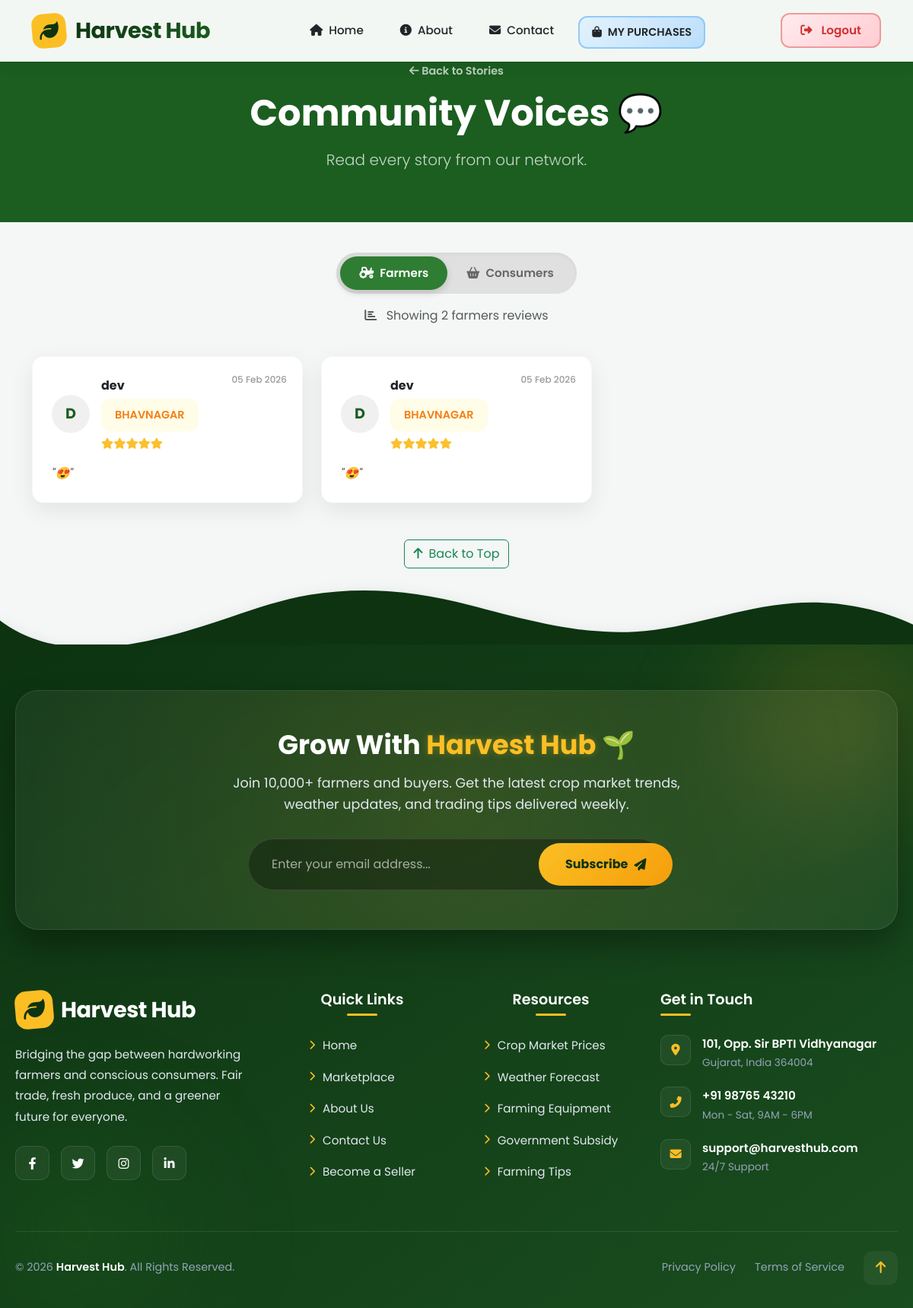
The app's page /all_feedback.php (signed in) with its own data.
### tables this page shows
CREATE TABLE `feedbacks` (
  `id` int(11) NOT NULL,
  `name` varchar(100) NOT NULL,
  `role` enum('farmer','consumer') NOT NULL,
  `location` varchar(100) NOT NULL,
  `rating` int(11) NOT NULL,
  `review` text NOT NULL,
  `created_at` timestamp NOT NULL DEFAULT current_timestamp()
);

### all_feedback.php (the view, shortened to what this page needs)
<?php
include "php/db.php";
$active_tab = isset($_GET['tab']) && $_GET['tab'] == 'consumers' ? 'consumers' : 'farmers';
$role_query = ($active_tab == 'farmers') ? 'farmer' : 'consumer';
$sql = "SELECT * FROM feedbacks WHERE role='$role_query' ORDER BY id DESC";
$result = mysqli_query($conn, $sql);
$total_reviews = mysqli_num_rows($result);
function renderStars($rating)
{
   $stars = "";
   for ($i = 0; $i < $rating; $i++) {
      $stars .= '<i class="fas fa-star"></i>';
   }
   for ($i = $rating; $i < 5; $i++) {
      $stars .= '<i class="far fa-star" style="opacity:0.3"></i>';
   }
   return $stars;
}
function formatDate($date_string)
{
   return date("d M Y", strtotime($date_string));
}
?>
<!DOCTYPE html>
<html lang="en">
<head>
   <link href="https://cdn.jsdelivr.net/npm/bootstrap@5.3.0/dist/css/bootstrap.min.css" rel="stylesheet">
   <link rel="stylesheet" href="https://cdnjs.cloudflare.com/ajax/libs/font-awesome/6.4.0/css/all.min.css">
</head>
<body>
   <?php include "navbar.php"; ?>
   <div class="page-header">
      <div class="container">
         <a href="about.php" class="back-link">
            <i class="fas fa-arrow-left"></i> Back to Stories
         </a>
         <h1 class="display-5 fw-bold mb-3">Community Voices 💬</h1>
         <p class="lead opacity-75">Read every story from our network.</p>
      </div>
   </div>
   <div class="container mb-5">
      <div class="row mb-4">
         <div class="col-12 text-center">
            <div class="toggle-switch">
               <a href="?tab=farmers" class="toggle-btn <?php echo ($active_tab == 'farmers') ? 'active' : ''; ?>">
                  <i class="fas fa-tractor"></i> Farmers
               </a>
               <a href="?tab=consumers" class="toggle-btn <?php echo ($active_tab == 'consumers') ? 'active' : ''; ?>">
                  <i class="fas fa-shopping-basket"></i> Consumers
               </a>
            </div>
            <p class="text-muted mt-3">
               <i class="fas fa-chart-bar me-2"></i>
               Showing <?php echo $total_reviews; ?> <?php echo $active_tab; ?> reviews
            </p>
         </div>
      </div>
      <?php if ($total_reviews > 0): ?>
         <div class="row row-cols-1 row-cols-md-2 row-cols-lg-3 g-4">
            <?php while ($row = mysqli_fetch_assoc($result)):
               $initial = strtoupper(substr($row['name'], 0, 1));
               $badgeClass = ($row['role'] == 'farmer') ? 'badge-farmer' : 'badge-consumer';
               $avatarColor = ($row['role'] == 'farmer') ? '' : 'color: #1565c0; background: #e3f2fd;';
               ?>
               <div class="col">
                  <div class="review-card">
                     <span class="review-date"><?php echo formatDate($row['created_at']); ?></span>
                     <div class="user-profile">
                        <div class="avatar" style="<?php echo $avatarColor; ?>"><?php echo $initial; ?></div>
                        <div>
                           <div class="fw-bold text-dark"><?php echo htmlspecialchars($row['name']); ?></div>
                           <span class="role-badge <?php echo $badgeClass; ?>">
                              <?php echo htmlspecialchars($row['location']); ?>
                           </span>
                           <div class="stars"><?php echo renderStars($row['rating']); ?></div>
                        </div>
                     </div>
                     <p class="review-text">"<?php echo htmlspecialchars($row['review']); ?>"</p>
                  </div>
               </div>
            <?php endwhile; ?>
         </div>
      <?php endif; ?>
      <div class="row mt-5">
         <div class="col-12 text-center">
            <a href="#" class="btn btn-outline-success" onclick="window.scrollTo({top: 0, behavior: 'smooth'});">
               <i class="fas fa-arrow-up me-2"></i>Back to Top
            </a>
         </div>
      </div>
   </div>
   <?php include "footer.php"; ?>
</body>
</html>

### all_feedback.php (style rules this page uses)
:root { --primary: #2e7d32; --dark: #1b5e20; --accent: #fbc02d; --light-bg: #f4f7f6; --white: #ffffff; --shadow: 0 10px 30px rgba(0, 0, 0, 0.08); --text-dark: #333; }
body, h1, h2, h3, p, button, input, a { font-family: 'Poppins', sans-serif; }
body { background-color: var(--light-bg); margin: 0; color: var(--text-dark); line-height: 1.6; }
.page-header { background: var(--dark); color: white; padding: 80px 20px 50px; text-align: center; margin-bottom: 40px; }
.back-link { color: rgba(255, 255, 255, 0.7); text-decoration: none; font-weight: 600; font-size: 0.9rem; display: inline-block; margin-bottom: 15px; transition: 0.3s; }
.review-card { background: var(--white); padding: 25px; border-radius: 15px; box-shadow: var(--shadow); border: 1px solid rgba(0, 0, 0, 0.03); transition: 0.3s; height: 100%; position: relative; }
.review-date { position: absolute; top: 20px; right: 20px; font-size: 0.75rem; color: #999; font-weight: 500; }
.user-profile { display: flex; align-items: center; gap: 15px; margin-bottom: 15px; }
.avatar { width: 50px; height: 50px; background: #f0f0f0; border-radius: 50%; display: flex; align-items: center; justify-content: center; font-weight: bold; color: var(--dark); font-size: 1.2rem; flex-shrink: 0; }
.role-badge { font-size: 0.7rem; padding: 3px 10px; border-radius: 20px; text-transform: uppercase; font-weight: 700; margin-top: 5px; display: inline-block; }
.badge-farmer { background: #fffde7; color: #f57f17; border: 1px solid #fff9c4; }
.stars { color: var(--accent); font-size: 0.9rem; margin-top: 5px; }
.review-text { font-style: italic; color: #555; font-size: 0.95rem; line-height: 1.6; margin-bottom: 0; }
.toggle-switch { background: #e0e0e0; border-radius: 50px; padding: 5px; display: flex; box-shadow: inset 0 2px 5px rgba(0, 0, 0, 0.05); width: fit-content; margin: 0 auto; }
.toggle-btn { padding: 10px 25px; border-radius: 50px; font-weight: 600; color: #666; text-decoration: none; transition: 0.3s; display: flex; align-items: center; gap: 8px; font-size: 0.95rem; }
.toggle-btn.active { background: var(--primary); color: white; box-shadow: 0 4px 10px rgba(0, 0, 0, 0.15); }

### navbar.php (style rules this page uses)
.role-badge { display: inline-flex; align-items: center; gap: 8px; padding: 8px 16px; border-radius: 12px; font-weight: 600; font-size: 0.9rem; text-decoration: none; transition: var(--nav-transition); border: 2px solid transparent; }

### records on screen
feedbacks: created_at "05 Feb 2026", name "D", name "dev", location "BHAVNAGAR", rating 5 (drawn), review "😍"
feedbacks: created_at "05 Feb 2026", name "D", name "dev", location "BHAVNAGAR", rating 5 (drawn), review "😍"

### other values on screen
$total_reviews "2"
$active_tab "farmers"
